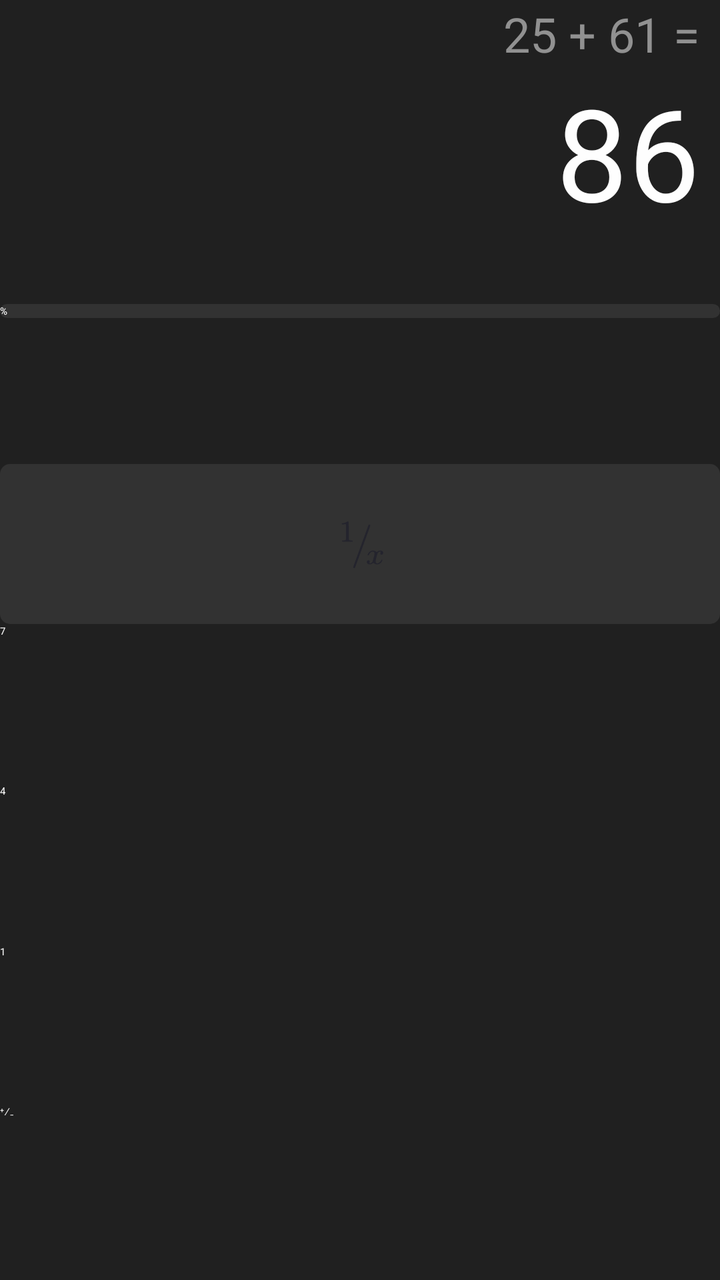
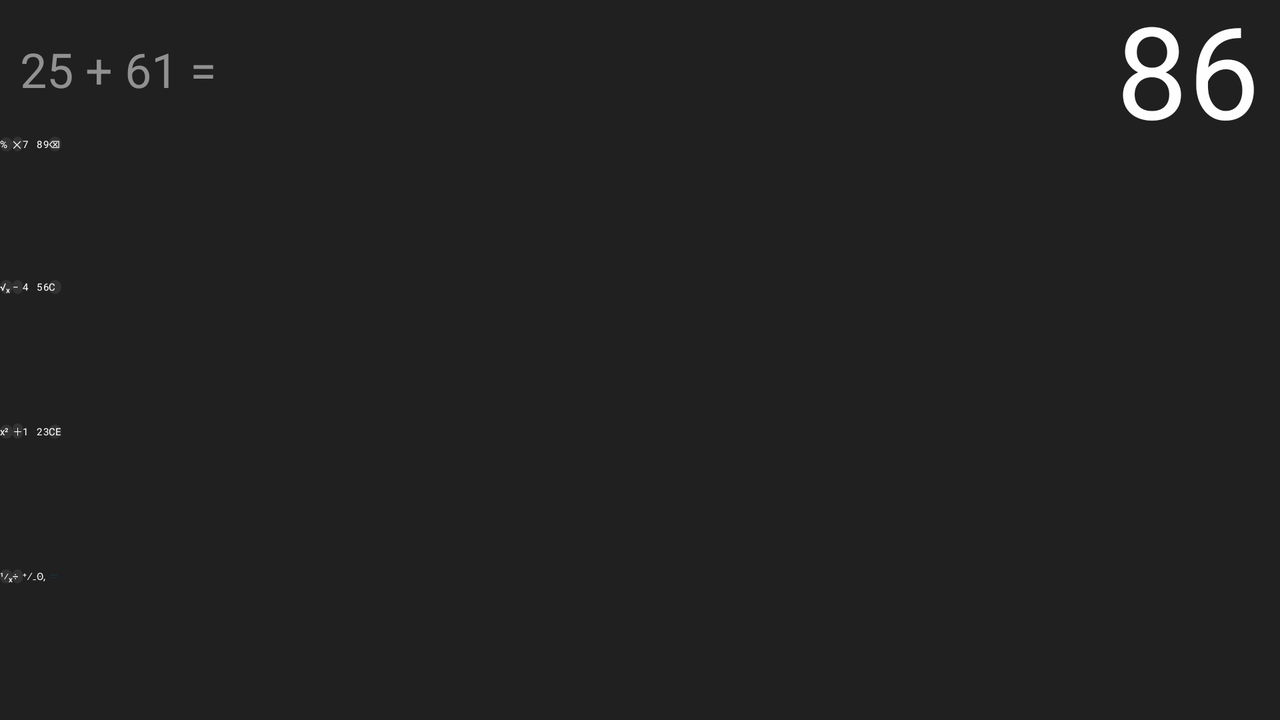

Compare how this app lays out the same screen by default and in its alternative resource folder. The renders come first, then the two layout files and the values they reference.
<!-- AndroidManifest.xml: application theme Theme.Android011 -->
<!-- res/layout/activity_calc.xml -->
<?xml version="1.0" encoding="utf-8"?>
<androidx.constraintlayout.widget.ConstraintLayout xmlns:android="http://schemas.android.com/apk/res/android"
    xmlns:app="http://schemas.android.com/apk/res-auto"
    xmlns:tools="http://schemas.android.com/tools"
    android:layout_width="match_parent"
    android:layout_height="match_parent"
    android:background="@color/calc_background"
    tools:context=".CalcActivity">

    <TextView
        android:id="@+id/tv_history"
        android:layout_width="match_parent"
        android:layout_height="wrap_content"
        android:gravity="end"
        android:paddingEnd="10dp"
        android:paddingStart="10dp"
        android:text=""
        tools:text="25 + 61 ="
        android:textColor="@color/calc_history"
        android:textSize="24sp"
        app:layout_constraintBottom_toTopOf="@+id/tv_result"
        app:layout_constraintEnd_toEndOf="parent"
        app:layout_constraintStart_toStartOf="parent"
        app:layout_constraintTop_toTopOf="parent" />

    <TextView
        android:id="@+id/tv_result"
        android:layout_width="match_parent"
        android:layout_height="wrap_content"
        android:gravity="end"
        android:paddingEnd="10dp"
        android:paddingStart="10dp"
        android:text=""
        tools:text="86"
        android:textColor="@color/calc_result"
        android:textSize="64sp"
        android:textStyle="normal"
        app:layout_constraintBottom_toTopOf="@+id/tableLayout"
        app:layout_constraintEnd_toEndOf="parent"
        app:layout_constraintStart_toStartOf="parent"
        app:layout_constraintTop_toTopOf="parent" />

    <LinearLayout
        android:orientation="vertical"
        android:id="@+id/tableLayout"
        android:layout_width="match_parent"
        android:layout_height="0dp"
        app:layout_constraintHeight_percent="0.75"
        app:layout_constraintBottom_toBottomOf="parent"
        app:layout_constraintEnd_toEndOf="parent"
        app:layout_constraintStart_toStartOf="parent"
        app:layout_constraintTop_toTopOf="parent"
        app:layout_constraintVertical_bias="0.95">

        <TableRow
            android:layout_width="match_parent"
            android:layout_height="0dp"
            android:layout_weight="1" >
            <Button
                android:id="@+id/calc_btn_percent"
                style="@style/calc_btn_fn_style"
                android:text="@string/calc_btn_percent_text" />
            <Button
                android:id="@+id/calc_btn_ce"
                style="@style/calc_btn_fn_style"
                android:text="@string/calc_btn_ce_text" />
            <Button
                android:id="@+id/calc_btn_clear"
                style="@style/calc_btn_fn_style"
                android:text="@string/calc_btn_clear_text" />
            <Button
                android:id="@+id/calc_btn_backspace"
                style="@style/calc_btn_fn_style"
                android:text="@string/calc_btn_backspace_text" />
        </TableRow>
        <TableRow
            android:layout_width="match_parent"
            android:layout_height="0dp"
            android:layout_weight="1" >
            <ImageButton
                android:id="@+id/calc_btn_inverse"
                style="@style/calc_btn_fn_style"
                android:src="@drawable/inv"
                android:scaleType="fitCenter"
                android:padding="25dp" />
            <ImageButton
                android:id="@+id/calc_btn_square"
                style="@style/calc_btn_fn_style"
                android:src="@drawable/sqr"
                android:scaleType="fitCenter"
                android:padding="25dp"/>
            <ImageButton
                android:id="@+id/calc_btn_sqrt"
                style="@style/calc_btn_fn_style"
                android:src="@drawable/sqrt"
                android:scaleType="fitCenter"
                android:padding="25dp" />
            <Button
                android:id="@+id/calc_btn_divide"
                style="@style/calc_btn_fn_style"
                android:text="@string/calc_btn_divide_text" />
        </TableRow>
        <TableRow
            android:layout_width="match_parent"
            android:layout_height="0dp"
            android:layout_weight="1" >
            <Button
                android:id="@+id/calc_btn_7"
                style="@style/calc_btn_op_style"
                android:text="@string/calc_btn_7_text" />
            <Button
                android:id="@+id/calc_btn_8"
                style="@style/calc_btn_op_style"
                android:text="@string/calc_btn_8_text" />
            <Button
                android:id="@+id/calc_btn_9"
                style="@style/calc_btn_op_style"
                android:text="@string/calc_btn_9_text" />
            <Button
                android:id="@+id/calc_btn_multiply"
                style="@style/calc_btn_fn_style"
                android:text="@string/calc_btn_multiplication_text" />
        </TableRow>
        <TableRow
            android:layout_width="match_parent"
            android:layout_height="0dp"
            android:layout_weight="1" >
            <Button
                android:id="@+id/calc_btn_4"
                style="@style/calc_btn_op_style"
                android:text="@string/calc_btn_4_text" />
            <Button
                android:id="@+id/calc_btn_5"
                style="@style/calc_btn_op_style"
                android:text="@string/calc_btn_5_text" />
            <Button
                android:id="@+id/calc_btn_6"
                style="@style/calc_btn_op_style"
                android:text="@string/calc_btn_6_text" />
            <Button
                android:id="@+id/calc_btn_minus"
                style="@style/calc_btn_fn_style"
                android:text="@string/calc_btn_minus_text" />
        </TableRow>
        <TableRow
            android:layout_width="match_parent"
            android:layout_height="0dp"
            android:layout_weight="1" >
            <Button
                android:id="@+id/calc_btn_1"
                style="@style/calc_btn_op_style"
                android:text="@string/calc_btn_1_text" />
            <Button
                android:id="@+id/calc_btn_2"
                style="@style/calc_btn_op_style"
                android:text="@string/calc_btn_2_text" />
            <Button
                android:id="@+id/calc_btn_3"
                style="@style/calc_btn_op_style"
                android:text="@string/calc_btn_3_text" />
            <Button
                android:id="@+id/calc_btn_plus"
                style="@style/calc_btn_fn_style"
                android:text="@string/calc_btn_plus_text" />
        </TableRow>
        <TableRow
            android:layout_width="match_parent"
            android:layout_height="0dp"
            android:layout_weight="1">
            <Button
                android:id="@+id/calc_btn_plus_minus"
                style="@style/calc_btn_op_style"
                android:text="@string/calc_btn_plus_minus_text" />
            <Button
                android:id="@+id/calc_btn_0"
                style="@style/calc_btn_op_style"
                android:text="@string/calc_btn_0_text" />
            <Button
                android:id="@+id/calc_btn_comma"
                style="@style/calc_btn_op_style"
                android:text="@string/calc_btn_comma_text" />
            <Button
                android:id="@+id/calc_btn_equal"
                style="@style/calc_btn_eq_style"
                android:text="@string/calc_btn_equal_text" />
        </TableRow>

    </LinearLayout>

</androidx.constraintlayout.widget.ConstraintLayout>
<!-- resources referenced by this layout -->
<resources>
  <color name="calc_background">#202020</color>
  <color name="calc_history">#919191</color>
  <color name="calc_result">#FEFEFE</color>
  <!-- drawable inv: vector/xml drawable (drawable, 3999 chars, omitted) -->
  <!-- drawable sqr: vector/xml drawable (drawable, 3089 chars, omitted) -->
  <!-- drawable sqrt: vector/xml drawable (drawable, 3974 chars, omitted) -->
  <string name="calc_btn_0_text">\u0298</string>
  <string name="calc_btn_1_text">1</string>
  <string name="calc_btn_2_text">2</string>
  <string name="calc_btn_3_text">3</string>
  <string name="calc_btn_4_text">4</string>
  <string name="calc_btn_5_text">5</string>
  <string name="calc_btn_6_text">6</string>
  <string name="calc_btn_7_text">7</string>
  <string name="calc_btn_8_text">8</string>
  <string name="calc_btn_9_text">9</string>
  <string name="calc_btn_backspace_text">\u232B</string>
  <string name="calc_btn_ce_text">CE</string>
  <string name="calc_btn_clear_text">C</string>
  <string name="calc_btn_comma_text">,</string>
  <string name="calc_btn_divide_text">\u00F7</string>
  <string name="calc_btn_equal_text">\uFF1D</string>
  <string name="calc_btn_minus_text">\u2212</string>
  <string name="calc_btn_multiplication_text">\u2715</string>
  <string name="calc_btn_percent_text">%</string>
  <string name="calc_btn_plus_minus_text">\u207A\u2215\u208B</string>
  <string name="calc_btn_plus_text">\uFF0B</string>
  <style name="calc_btn_eq_style" parent="calc_btn_base_style">
          <item name="android:background">@drawable/btn_eq_shape</item>
          <item name="android:textColor">@color/calc_eq_button_fg</item>
      </style>
  <style name="calc_btn_fn_style" parent="calc_btn_base_style">
          <item name="android:background">@drawable/btn_fn_shape</item>
          <item name="android:textColor">@color/calc_fn_button_fg</item>
          <item name="tint">@color/calc_fn_button_fg</item>
      </style>
  <style name="calc_btn_op_style" parent="calc_btn_base_style">
          <item name="android:background">@drawable/btn_op_shape</item>
          <item name="android:textColor">@color/calc_op_button_fg</item>
      </style>
  <style name="Theme.Android011" parent="Theme.MaterialComponents.DayNight.NoActionBar">
          
          <item name="colorPrimary">@color/purple_200</item>
          <item name="colorPrimaryVariant">@color/purple_700</item>
          <item name="colorOnPrimary">@color/black</item>
          
          <item name="colorSecondary">@color/teal_200</item>
          <item name="colorSecondaryVariant">@color/teal_200</item>
          <item name="colorOnSecondary">@color/black</item>
          
          <item name="android:statusBarColor">?attr/colorPrimaryVariant</item>
          
      </style>
  <style name="calc_btn_base_style" parent="TextAppearance.AppCompat">
          <item name="android:layout_height">match_parent</item>
          <item name="android:layout_margin">2dp</item>
          <item name="android:layout_weight">1</item>
          <item name="android:layout_width">0dp</item>
          <item name="android:textAllCaps">false</item>
          <item name="android:textSize">20sp</item>
          <item name="backgroundTint">@null</item>
      </style>
  <color name="calc_eq_button_fg">#153647</color>
  <!-- drawable btn_fn_shape (drawable) -->
  <?xml version="1.0" encoding="utf-8"?>
  <shape
      xmlns:android="http://schemas.android.com/apk/res/android"
      android:shape="rectangle">
  
      <solid
          android:color="@color/calc_fn_button_bg" />
  
      <corners
          android:radius="5dp"/>
  
  </shape>
  <color name="calc_fn_button_fg">#FEFEFE</color>
  <color name="calc_op_button_fg">#F6F6F6</color>
  <color name="purple_200">#FFBB86FC</color>
  <color name="purple_700">#FF3700B3</color>
  <color name="black">#FF000000</color>
  <color name="teal_200">#FF03DAC5</color>
  <color name="calc_fn_button_bg">#323232</color>
</resources>
<!-- res/layout-land/activity_calc.xml (the repository's variant of the layout above) -->
<!-- drawn on the phone turned sideways -->
<?xml version="1.0" encoding="utf-8"?>
<androidx.constraintlayout.widget.ConstraintLayout
    xmlns:android="http://schemas.android.com/apk/res/android"
    xmlns:app="http://schemas.android.com/apk/res-auto"
    xmlns:tools="http://schemas.android.com/tools"
    android:layout_width="match_parent"
    android:layout_height="match_parent"
    android:background="@color/calc_background"
    tools:context=".CalcActivity">

    <LinearLayout
        android:layout_width="match_parent"
        android:layout_height="wrap_content"
        android:orientation="horizontal"
        app:layout_constraintBottom_toTopOf="@+id/tableLayout"
        app:layout_constraintEnd_toEndOf="parent"
        app:layout_constraintStart_toStartOf="parent"
        app:layout_constraintTop_toTopOf="parent">

        <TextView
            android:id="@+id/tv_history"
            android:layout_width="0dp"
            android:layout_weight="2"
            android:layout_height="wrap_content"
            android:layout_gravity="center"
            android:gravity="start"
            android:paddingStart="10dp"
            android:paddingEnd="10dp"
            android:text=""
            android:textColor="@color/calc_history"
            android:textSize="24sp"
            tools:text="25 + 61 =" />

        <TextView
            android:id="@+id/tv_result"
            android:layout_width="0dp"
            android:layout_weight="3"
            android:layout_height="wrap_content"
            android:gravity="end"
            android:paddingStart="10dp"
            android:paddingEnd="10dp"
            android:text=""
            android:textColor="@color/calc_result"
            android:textSize="64sp"
            android:textStyle="normal"
            tools:text="86" />
    </LinearLayout>

    <TableLayout
        android:id="@+id/tableLayout"
        android:layout_width="match_parent"
        android:layout_height="0dp"
        app:layout_constraintHeight_percent="0.80"
        app:layout_constraintBottom_toBottomOf="parent"
        app:layout_constraintEnd_toEndOf="parent"
        app:layout_constraintStart_toStartOf="parent"
        app:layout_constraintTop_toTopOf="parent"
        app:layout_constraintVertical_bias="0.95">

        <TableRow
            android:layout_width="match_parent"
            android:layout_height="0dp"
            android:layout_weight="1" >
            <Button
                android:id="@+id/calc_btn_percent"
                style="@style/calc_btn_fn_style"
                android:text="@string/calc_btn_percent_text" />
            <Button
                android:id="@+id/calc_btn_multiply"
                style="@style/calc_btn_fn_style"
                android:text="@string/calc_btn_multiplication_text" />
            <Button
                android:id="@+id/calc_btn_7"
                style="@style/calc_btn_op_style"
                android:text="@string/calc_btn_7_text" />
            <Button
                android:id="@+id/calc_btn_8"
                style="@style/calc_btn_op_style"
                android:text="@string/calc_btn_8_text" />
            <Button
                android:id="@+id/calc_btn_9"
                style="@style/calc_btn_op_style"
                android:text="@string/calc_btn_9_text" />
            <Button
                android:id="@+id/calc_btn_backspace"
                style="@style/calc_btn_fn_style"
                android:text="@string/calc_btn_backspace_text" />
        </TableRow>
        <TableRow
            android:layout_width="match_parent"
            android:layout_height="0dp"
            android:layout_weight="1" >
            <Button
                android:id="@+id/calc_btn_sqrt"
                style="@style/calc_btn_fn_style"
                android:text="@string/calc_btn_sqrt_text" />
            <Button
                android:id="@+id/calc_btn_minus"
                style="@style/calc_btn_fn_style"
                android:text="@string/calc_btn_minus_text" />
            <Button
                android:id="@+id/calc_btn_4"
                style="@style/calc_btn_op_style"
                android:text="@string/calc_btn_4_text" />
            <Button
                android:id="@+id/calc_btn_5"
                style="@style/calc_btn_op_style"
                android:text="@string/calc_btn_5_text" />
            <Button
                android:id="@+id/calc_btn_6"
                style="@style/calc_btn_op_style"
                android:text="@string/calc_btn_6_text" />
            <Button
                android:id="@+id/calc_btn_clear"
                style="@style/calc_btn_fn_style"
                android:text="@string/calc_btn_clear_text" />
        </TableRow>
        <TableRow
            android:layout_width="match_parent"
            android:layout_height="0dp"
            android:layout_weight="1" >
            <Button
                android:id="@+id/calc_btn_square"
                style="@style/calc_btn_fn_style"
                android:text="@string/calc_btn_square_text" />
            <Button
                android:id="@+id/calc_btn_plus"
                style="@style/calc_btn_fn_style"
                android:text="@string/calc_btn_plus_text" />
            <Button
                android:id="@+id/calc_btn_1"
                style="@style/calc_btn_op_style"
                android:text="@string/calc_btn_1_text" />
            <Button
                android:id="@+id/calc_btn_2"
                style="@style/calc_btn_op_style"
                android:text="@string/calc_btn_2_text" />
            <Button
                android:id="@+id/calc_btn_3"
                style="@style/calc_btn_op_style"
                android:text="@string/calc_btn_3_text" />
            <Button
                android:id="@+id/calc_btn_ce"
                style="@style/calc_btn_fn_style"
                android:text="@string/calc_btn_ce_text" />
        </TableRow>
        <TableRow
            android:layout_width="match_parent"
            android:layout_height="0dp"
            android:layout_weight="1">
            <Button
                android:id="@+id/calc_btn_inverse"
                style="@style/calc_btn_fn_style"
                android:text="@string/calc_btn_inverse_text" />
            <Button
                android:id="@+id/calc_btn_divide"
                style="@style/calc_btn_fn_style"
                android:text="@string/calc_btn_divide_text" />
            <Button
                android:id="@+id/calc_btn_plus_minus"
                style="@style/calc_btn_op_style"
                android:text="@string/calc_btn_plus_minus_text" />
            <Button
                android:id="@+id/calc_btn_0"
                style="@style/calc_btn_op_style"
                android:text="@string/calc_btn_0_text" />
            <Button
                android:id="@+id/calc_btn_comma"
                style="@style/calc_btn_op_style"
                android:text="@string/calc_btn_comma_text" />
            <Button
                android:id="@+id/calc_btn_equal"
                style="@style/calc_btn_eq_style"
                android:text="@string/calc_btn_equal_text" />
        </TableRow>

    </TableLayout>

</androidx.constraintlayout.widget.ConstraintLayout>
<!-- resources referenced by the variant -->
<!-- as the phone turned sideways resolves them -->
<resources>
  <color name="calc_background">#202020</color>
  <color name="calc_history">#919191</color>
  <color name="calc_result">#FEFEFE</color>
  <string name="calc_btn_0_text">\u0298</string>
  <string name="calc_btn_1_text">1</string>
  <string name="calc_btn_2_text">2</string>
  <string name="calc_btn_3_text">3</string>
  <string name="calc_btn_4_text">4</string>
  <string name="calc_btn_5_text">5</string>
  <string name="calc_btn_6_text">6</string>
  <string name="calc_btn_7_text">7</string>
  <string name="calc_btn_8_text">8</string>
  <string name="calc_btn_9_text">9</string>
  <string name="calc_btn_backspace_text">\u232B</string>
  <string name="calc_btn_ce_text">CE</string>
  <string name="calc_btn_clear_text">C</string>
  <string name="calc_btn_comma_text">,</string>
  <string name="calc_btn_divide_text">\u00F7</string>
  <string name="calc_btn_equal_text">\uFF1D</string>
  <string name="calc_btn_inverse_text">\u00b9\u2044\u2093</string>
  <string name="calc_btn_minus_text">\u2212</string>
  <string name="calc_btn_multiplication_text">\u2715</string>
  <string name="calc_btn_percent_text">%</string>
  <string name="calc_btn_plus_minus_text">\u207A\u2215\u208B</string>
  <string name="calc_btn_plus_text">\uFF0B</string>
  <string name="calc_btn_sqrt_text">\u221A\u2093</string>
  <string name="calc_btn_square_text">x\u00B2</string>
  <style name="calc_btn_eq_style" parent="calc_btn_base_style">
          <item name="android:background">@drawable/btn_eq_shape</item>
          <item name="android:textColor">@color/calc_eq_button_fg</item>
      </style>
  <style name="calc_btn_fn_style" parent="calc_btn_base_style">
          <item name="android:background">@drawable/btn_fn_shape</item>
          <item name="android:textColor">@color/calc_fn_button_fg</item>
          <item name="tint">@color/calc_fn_button_fg</item>
      </style>
  <style name="calc_btn_op_style" parent="calc_btn_base_style">
          <item name="android:background">@drawable/btn_op_shape</item>
          <item name="android:textColor">@color/calc_op_button_fg</item>
      </style>
  <style name="Theme.Android011" parent="Theme.MaterialComponents.DayNight.NoActionBar">
          
          <item name="colorPrimary">@color/purple_200</item>
          <item name="colorPrimaryVariant">@color/purple_700</item>
          <item name="colorOnPrimary">@color/black</item>
          
          <item name="colorSecondary">@color/teal_200</item>
          <item name="colorSecondaryVariant">@color/teal_200</item>
          <item name="colorOnSecondary">@color/black</item>
          
          <item name="android:statusBarColor">?attr/colorPrimaryVariant</item>
          
      </style>
  <style name="calc_btn_base_style" parent="TextAppearance.AppCompat">
          <item name="android:layout_height">match_parent</item>
          <item name="android:layout_margin">2dp</item>
          <item name="android:layout_weight">1</item>
          <item name="android:layout_width">0dp</item>
          <item name="android:textAllCaps">false</item>
          <item name="android:textSize">20sp</item>
          <item name="backgroundTint">@null</item>
      </style>
  <color name="calc_eq_button_fg">#153647</color>
  <!-- drawable btn_fn_shape (drawable) -->
  <?xml version="1.0" encoding="utf-8"?>
  <shape
      xmlns:android="http://schemas.android.com/apk/res/android"
      android:shape="rectangle">
  
      <solid
          android:color="@color/calc_fn_button_bg" />
  
      <corners
          android:radius="5dp"/>
  
  </shape>
  <color name="calc_fn_button_fg">#FEFEFE</color>
  <color name="calc_op_button_fg">#F6F6F6</color>
  <color name="purple_200">#FFBB86FC</color>
  <color name="purple_700">#FF3700B3</color>
  <color name="black">#FF000000</color>
  <color name="teal_200">#FF03DAC5</color>
  <color name="calc_fn_button_bg">#323232</color>
</resources>
